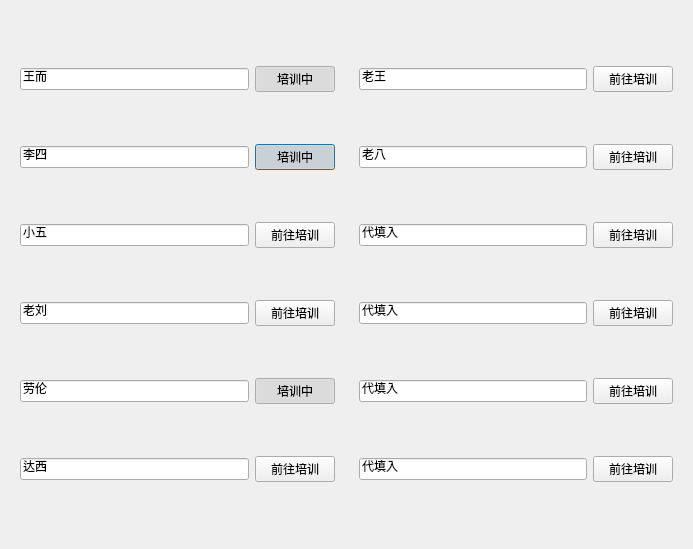
<?xml version="1.0" encoding="UTF-8"?>
<ui version="4.0">
 <class>menu33</class>
 <widget class="QDialog" name="menu33">
  <property name="geometry">
   <rect>
    <x>0</x>
    <y>0</y>
    <width>693</width>
    <height>549</height>
   </rect>
  </property>
  <property name="sizePolicy">
   <sizepolicy hsizetype="Preferred" vsizetype="Preferred">
    <horstretch>8</horstretch>
    <verstretch>23</verstretch>
   </sizepolicy>
  </property>
  <property name="minimumSize">
   <size>
    <width>19</width>
    <height>11</height>
   </size>
  </property>
  <property name="windowTitle">
   <string>Dialog</string>
  </property>
  <layout class="QGridLayout" name="gridLayout_4">
   <item row="0" column="0">
    <widget class="QWidget" name="widget" native="true">
     <layout class="QGridLayout" name="gridLayout">
      <item row="5" column="0">
       <widget class="QLineEdit" name="lineEdit_6">
        <property name="text">
         <string>达西</string>
        </property>
       </widget>
      </item>
      <item row="3" column="1">
       <widget class="QPushButton" name="pushButton_3">
        <property name="mouseTracking">
         <bool>false</bool>
        </property>
        <property name="tabletTracking">
         <bool>false</bool>
        </property>
        <property name="acceptDrops">
         <bool>false</bool>
        </property>
        <property name="autoFillBackground">
         <bool>false</bool>
        </property>
        <property name="text">
         <string>前往培训</string>
        </property>
        <property name="checkable">
         <bool>true</bool>
        </property>
        <property name="checked">
         <bool>false</bool>
        </property>
        <property name="autoRepeat">
         <bool>false</bool>
        </property>
        <property name="autoExclusive">
         <bool>false</bool>
        </property>
        <property name="autoDefault">
         <bool>false</bool>
        </property>
        <property name="default">
         <bool>true</bool>
        </property>
        <property name="flat">
         <bool>false</bool>
        </property>
       </widget>
      </item>
      <item row="0" column="1">
       <widget class="QPushButton" name="pushButton">
        <property name="mouseTracking">
         <bool>false</bool>
        </property>
        <property name="tabletTracking">
         <bool>false</bool>
        </property>
        <property name="acceptDrops">
         <bool>false</bool>
        </property>
        <property name="autoFillBackground">
         <bool>false</bool>
        </property>
        <property name="text">
         <string>培训中</string>
        </property>
        <property name="checkable">
         <bool>true</bool>
        </property>
        <property name="checked">
         <bool>true</bool>
        </property>
        <property name="autoRepeat">
         <bool>false</bool>
        </property>
        <property name="autoExclusive">
         <bool>false</bool>
        </property>
        <property name="autoDefault">
         <bool>true</bool>
        </property>
        <property name="default">
         <bool>true</bool>
        </property>
        <property name="flat">
         <bool>false</bool>
        </property>
       </widget>
      </item>
      <item row="1" column="0">
       <widget class="QLineEdit" name="lineEdit_5">
        <property name="text">
         <string>李四</string>
        </property>
       </widget>
      </item>
      <item row="3" column="0">
       <widget class="QLineEdit" name="lineEdit_3">
        <property name="text">
         <string>老刘</string>
        </property>
       </widget>
      </item>
      <item row="4" column="1">
       <widget class="QPushButton" name="pushButton_4">
        <property name="text">
         <string>培训中</string>
        </property>
        <property name="checkable">
         <bool>true</bool>
        </property>
        <property name="checked">
         <bool>true</bool>
        </property>
       </widget>
      </item>
      <item row="2" column="0">
       <widget class="QLineEdit" name="lineEdit_2">
        <property name="text">
         <string>小五</string>
        </property>
       </widget>
      </item>
      <item row="2" column="1">
       <widget class="QPushButton" name="pushButton_2">
        <property name="mouseTracking">
         <bool>false</bool>
        </property>
        <property name="tabletTracking">
         <bool>false</bool>
        </property>
        <property name="acceptDrops">
         <bool>false</bool>
        </property>
        <property name="autoFillBackground">
         <bool>false</bool>
        </property>
        <property name="text">
         <string>前往培训</string>
        </property>
        <property name="checkable">
         <bool>true</bool>
        </property>
        <property name="checked">
         <bool>false</bool>
        </property>
        <property name="autoRepeat">
         <bool>false</bool>
        </property>
        <property name="autoExclusive">
         <bool>false</bool>
        </property>
        <property name="autoDefault">
         <bool>false</bool>
        </property>
        <property name="default">
         <bool>true</bool>
        </property>
        <property name="flat">
         <bool>false</bool>
        </property>
       </widget>
      </item>
      <item row="5" column="1">
       <widget class="QPushButton" name="pushButton_5">
        <property name="mouseTracking">
         <bool>false</bool>
        </property>
        <property name="tabletTracking">
         <bool>false</bool>
        </property>
        <property name="acceptDrops">
         <bool>false</bool>
        </property>
        <property name="autoFillBackground">
         <bool>false</bool>
        </property>
        <property name="text">
         <string>前往培训</string>
        </property>
        <property name="checkable">
         <bool>true</bool>
        </property>
        <property name="checked">
         <bool>false</bool>
        </property>
        <property name="autoRepeat">
         <bool>false</bool>
        </property>
        <property name="autoExclusive">
         <bool>false</bool>
        </property>
        <property name="autoDefault">
         <bool>false</bool>
        </property>
        <property name="default">
         <bool>false</bool>
        </property>
        <property name="flat">
         <bool>false</bool>
        </property>
       </widget>
      </item>
      <item row="0" column="0">
       <widget class="QLineEdit" name="lineEdit">
        <property name="text">
         <string>王而</string>
        </property>
       </widget>
      </item>
      <item row="4" column="0">
       <widget class="QLineEdit" name="lineEdit_4">
        <property name="text">
         <string>劳伦</string>
        </property>
       </widget>
      </item>
      <item row="1" column="1">
       <widget class="QPushButton" name="pushButton_6">
        <property name="mouseTracking">
         <bool>false</bool>
        </property>
        <property name="tabletTracking">
         <bool>false</bool>
        </property>
        <property name="acceptDrops">
         <bool>false</bool>
        </property>
        <property name="autoFillBackground">
         <bool>false</bool>
        </property>
        <property name="text">
         <string>培训中</string>
        </property>
        <property name="checkable">
         <bool>true</bool>
        </property>
        <property name="checked">
         <bool>true</bool>
        </property>
        <property name="autoRepeat">
         <bool>false</bool>
        </property>
        <property name="autoExclusive">
         <bool>false</bool>
        </property>
        <property name="autoDefault">
         <bool>true</bool>
        </property>
        <property name="default">
         <bool>true</bool>
        </property>
        <property name="flat">
         <bool>false</bool>
        </property>
       </widget>
      </item>
     </layout>
    </widget>
   </item>
   <item row="0" column="1">
    <widget class="QWidget" name="widget_2" native="true">
     <layout class="QGridLayout" name="gridLayout_3">
      <item row="0" column="0">
       <widget class="QLineEdit" name="lineEdit_13">
        <property name="text">
         <string>老王</string>
        </property>
       </widget>
      </item>
      <item row="0" column="1">
       <widget class="QPushButton" name="pushButton_13">
        <property name="mouseTracking">
         <bool>false</bool>
        </property>
        <property name="tabletTracking">
         <bool>false</bool>
        </property>
        <property name="acceptDrops">
         <bool>false</bool>
        </property>
        <property name="autoFillBackground">
         <bool>false</bool>
        </property>
        <property name="text">
         <string>前往培训</string>
        </property>
        <property name="checkable">
         <bool>true</bool>
        </property>
        <property name="checked">
         <bool>false</bool>
        </property>
        <property name="autoRepeat">
         <bool>false</bool>
        </property>
        <property name="autoExclusive">
         <bool>false</bool>
        </property>
        <property name="autoDefault">
         <bool>false</bool>
        </property>
        <property name="default">
         <bool>false</bool>
        </property>
        <property name="flat">
         <bool>false</bool>
        </property>
       </widget>
      </item>
      <item row="4" column="0">
       <widget class="QLineEdit" name="lineEdit_14">
        <property name="text">
         <string>代填入</string>
        </property>
       </widget>
      </item>
      <item row="4" column="1">
       <widget class="QPushButton" name="pushButton_14">
        <property name="text">
         <string>前往培训</string>
        </property>
       </widget>
      </item>
      <item row="2" column="1">
       <widget class="QPushButton" name="pushButton_15">
        <property name="mouseTracking">
         <bool>false</bool>
        </property>
        <property name="tabletTracking">
         <bool>false</bool>
        </property>
        <property name="acceptDrops">
         <bool>false</bool>
        </property>
        <property name="autoFillBackground">
         <bool>false</bool>
        </property>
        <property name="text">
         <string>前往培训</string>
        </property>
        <property name="checkable">
         <bool>false</bool>
        </property>
        <property name="checked">
         <bool>false</bool>
        </property>
        <property name="autoRepeat">
         <bool>false</bool>
        </property>
        <property name="autoExclusive">
         <bool>false</bool>
        </property>
        <property name="autoDefault">
         <bool>false</bool>
        </property>
        <property name="default">
         <bool>false</bool>
        </property>
        <property name="flat">
         <bool>false</bool>
        </property>
       </widget>
      </item>
      <item row="3" column="0">
       <widget class="QLineEdit" name="lineEdit_15">
        <property name="text">
         <string>代填入</string>
        </property>
       </widget>
      </item>
      <item row="5" column="1">
       <widget class="QPushButton" name="pushButton_16">
        <property name="mouseTracking">
         <bool>false</bool>
        </property>
        <property name="tabletTracking">
         <bool>false</bool>
        </property>
        <property name="acceptDrops">
         <bool>false</bool>
        </property>
        <property name="autoFillBackground">
         <bool>false</bool>
        </property>
        <property name="text">
         <string>前往培训</string>
        </property>
        <property name="checkable">
         <bool>false</bool>
        </property>
        <property name="checked">
         <bool>false</bool>
        </property>
        <property name="autoRepeat">
         <bool>false</bool>
        </property>
        <property name="autoExclusive">
         <bool>false</bool>
        </property>
        <property name="autoDefault">
         <bool>false</bool>
        </property>
        <property name="default">
         <bool>false</bool>
        </property>
        <property name="flat">
         <bool>false</bool>
        </property>
       </widget>
      </item>
      <item row="5" column="0">
       <widget class="QLineEdit" name="lineEdit_16">
        <property name="text">
         <string>代填入</string>
        </property>
       </widget>
      </item>
      <item row="2" column="0">
       <widget class="QLineEdit" name="lineEdit_17">
        <property name="text">
         <string>代填入</string>
        </property>
       </widget>
      </item>
      <item row="3" column="1">
       <widget class="QPushButton" name="pushButton_17">
        <property name="mouseTracking">
         <bool>false</bool>
        </property>
        <property name="tabletTracking">
         <bool>false</bool>
        </property>
        <property name="acceptDrops">
         <bool>false</bool>
        </property>
        <property name="autoFillBackground">
         <bool>false</bool>
        </property>
        <property name="text">
         <string>前往培训</string>
        </property>
        <property name="checkable">
         <bool>false</bool>
        </property>
        <property name="checked">
         <bool>false</bool>
        </property>
        <property name="autoRepeat">
         <bool>false</bool>
        </property>
        <property name="autoExclusive">
         <bool>false</bool>
        </property>
        <property name="autoDefault">
         <bool>false</bool>
        </property>
        <property name="default">
         <bool>false</bool>
        </property>
        <property name="flat">
         <bool>false</bool>
        </property>
       </widget>
      </item>
      <item row="1" column="0">
       <widget class="QLineEdit" name="lineEdit_18">
        <property name="text">
         <string>老八</string>
        </property>
       </widget>
      </item>
      <item row="1" column="1">
       <widget class="QPushButton" name="pushButton_18">
        <property name="mouseTracking">
         <bool>false</bool>
        </property>
        <property name="tabletTracking">
         <bool>false</bool>
        </property>
        <property name="acceptDrops">
         <bool>false</bool>
        </property>
        <property name="autoFillBackground">
         <bool>false</bool>
        </property>
        <property name="text">
         <string>前往培训</string>
        </property>
        <property name="checkable">
         <bool>false</bool>
        </property>
        <property name="checked">
         <bool>false</bool>
        </property>
        <property name="autoRepeat">
         <bool>false</bool>
        </property>
        <property name="autoExclusive">
         <bool>false</bool>
        </property>
        <property name="autoDefault">
         <bool>false</bool>
        </property>
        <property name="default">
         <bool>false</bool>
        </property>
        <property name="flat">
         <bool>false</bool>
        </property>
       </widget>
      </item>
     </layout>
    </widget>
   </item>
  </layout>
 </widget>
 <resources/>
 <connections/>
</ui>
